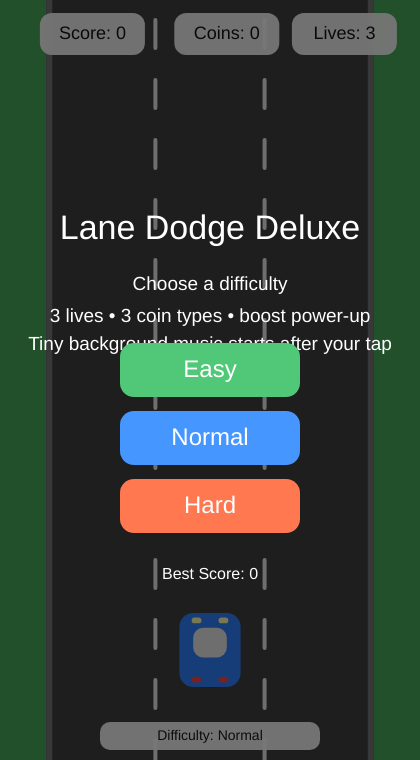
Frame 1 (no input)
Frame 60 (no input): identical to frame 1, image omitted
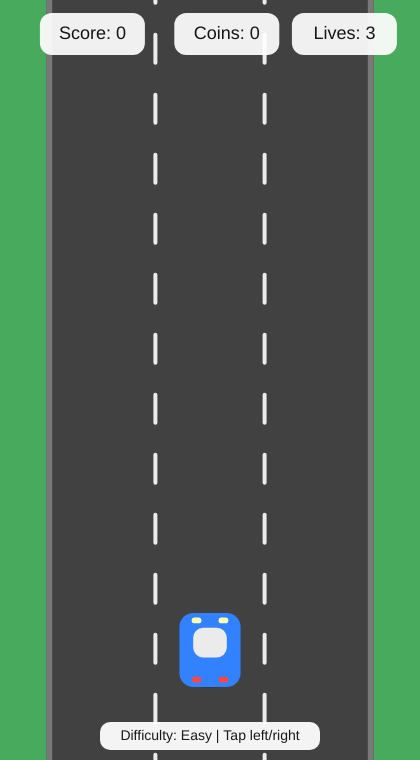
Frame 120 (the mouse pressed at the canvas centre since frame 60)

The p5.js sketch that drew these frames (run headless with seeded random() and noise() and a simulated clock; from frame 60 on, the mouse is pressed at the canvas centre):

// p5.js sketch
// ── sketch.js
const DIFFICULTIES = {
  Easy: {
    label: "Easy",
    speedBase: 3.3,
    obstacleGapBase: 68,
    minObstacleGap: 38,
    coinGap: 85,
    boostGap: 300
  },
  Normal: {
    label: "Normal",
    speedBase: 4.0,
    obstacleGapBase: 56,
    minObstacleGap: 30,
    coinGap: 95,
    boostGap: 380
  },
  Hard: {
    label: "Hard",
    speedBase: 4.8,
    obstacleGapBase: 48,
    minObstacleGap: 24,
    coinGap: 105,
    boostGap: 460
  }
};

let laneCount = 3;
let roadWidth;
let roadLeft;
let laneWidth;

let playerLane = 1;
let playerY;
let playerW;
let playerH;

let obstacles = [];
let coins = [];
let boosts = [];

let score = 0;
let coinsCollected = 0;
let lives = 3;
let bestScore = 0;

let gameState = "menu"; // menu, playing, gameover
let currentDifficulty = "Normal";
let settings = DIFFICULTIES.Normal;

let obstacleTimer = 0;
let coinTimer = 0;
let boostTimer = 0;
let roadLineOffset = 0;
let gameSpeed = 4;
let boostFrames = 0;
let hitCooldown = 0;

let difficultyButtons = [];
let restartButton = { x: 0, y: 0, w: 190, h: 56, label: "Restart" };
let menuButton = { x: 0, y: 0, w: 190, h: 50, label: "Main Menu" };

let audioCtx = null;
let musicIndex = 0;
let lastMusicFrame = 0;

function setup() {
  createCanvas(min(windowWidth, 420), min(windowHeight, 760));
  rectMode(CENTER);
  textAlign(CENTER, CENTER);
  setLayout();
  resetRound();
}

function setLayout() {
  roadWidth = width * 0.78;
  roadLeft = (width - roadWidth) / 2;
  laneWidth = roadWidth / laneCount;

  playerY = height - 110;
  playerW = laneWidth * 0.56;
  playerH = 74;

  difficultyButtons = [
    { x: width / 2, y: height / 2 - 10, w: 180, h: 54, label: "Easy" },
    { x: width / 2, y: height / 2 + 58, w: 180, h: 54, label: "Normal" },
    { x: width / 2, y: height / 2 + 126, w: 180, h: 54, label: "Hard" }
  ];

  restartButton.x = width / 2;
  restartButton.y = height / 2 + 92;

  menuButton.x = width / 2;
  menuButton.y = height / 2 + 155;
}

function resetRound() {
  playerLane = 1;
  obstacles = [];
  coins = [];
  boosts = [];

  score = 0;
  coinsCollected = 0;
  lives = 3;

  obstacleTimer = 0;
  coinTimer = 30;
  boostTimer = 120;
  roadLineOffset = 0;
  gameSpeed = settings.speedBase;
  boostFrames = 0;
  hitCooldown = 0;
  musicIndex = 0;
  lastMusicFrame = frameCount;
}

function startRound(difficultyName) {
  currentDifficulty = difficultyName;
  settings = DIFFICULTIES[difficultyName];
  resetRound();
  gameState = "playing";
  initAudio();
  playStartSound();
}

function draw() {
  drawWorld();

  if (gameState === "playing") {
    updateGame();
  }

  drawBoosts();
  drawCoins();
  drawObstacles();
  drawPlayer();
  drawHud();

  if (gameState === "menu") {
    drawMenuScreen();
  } else if (gameState === "gameover") {
    drawGameOverScreen();
  }
}

function updateGame() {
  gameSpeed = settings.speedBase + score * 0.025 + coinsCollected * 0.015;
  roadLineOffset += gameSpeed;

  obstacleTimer++;
  coinTimer++;
  boostTimer++;

  if (boostFrames > 0) {
    boostFrames--;
  }

  if (hitCooldown > 0) {
    hitCooldown--;
  }

  updateMusic();

  let obstacleGap = max(
    settings.minObstacleGap,
    settings.obstacleGapBase - floor(score * 0.12)
  );

  if (obstacleTimer >= obstacleGap) {
    spawnObstacle();
    obstacleTimer = 0;
  }

  if (coinTimer >= settings.coinGap) {
    spawnCoin();
    coinTimer = 0;
  }

  if (boostTimer >= settings.boostGap) {
    spawnBoost();
    boostTimer = 0;
  }

  for (let i = obstacles.length - 1; i >= 0; i--) {
    let obstacle = obstacles[i];
    obstacle.y += gameSpeed;

    if (isCarColliding(obstacle)) {
      if (boostFrames > 0) {
        obstacles.splice(i, 1);
        score += 2;
        playBoostSmashSound();
        continue;
      }

      if (hitCooldown === 0) {
        obstacles.splice(i, 1);
        loseLife();
        if (gameState !== "playing") {
          return;
        }
        continue;
      }
    }

    if (obstacle.y > height + 100) {
      obstacles.splice(i, 1);
      score += 1;
    }
  }

  for (let i = coins.length - 1; i >= 0; i--) {
    let coin = coins[i];
    coin.y += gameSpeed * 0.95;

    if (isCoinCollected(coin)) {
      coins.splice(i, 1);
      coinsCollected++;
      score += coin.value;
      playCoinSound(coin.pitch);
      continue;
    }

    if (coin.y > height + 60) {
      coins.splice(i, 1);
    }
  }

  for (let i = boosts.length - 1; i >= 0; i--) {
    let boost = boosts[i];
    boost.y += gameSpeed * 0.9;
    boost.spin += 0.12;

    if (isBoostCollected(boost)) {
      boosts.splice(i, 1);
      boostFrames = 180; // about 3 seconds
      playBoostSound();
      continue;
    }

    if (boost.y > height + 60) {
      boosts.splice(i, 1);
    }
  }
}

function loseLife() {
  lives--;
  hitCooldown = 55;
  playCrashSound();

  if (lives <= 0) {
    endGame();
  }
}

function endGame() {
  gameState = "gameover";
  bestScore = max(bestScore, score);
}

function spawnObstacle() {
  let styles = [
    { body: color(255, 90, 90), roof: color(255, 220, 220) },
    { body: color(255, 170, 60), roof: color(255, 235, 190) },
    { body: color(170, 90, 255), roof: color(230, 215, 255) },
    { body: color(70, 220, 150), roof: color(200, 255, 230) }
  ];

  let stylePick = random(styles);

  obstacles.push({
    lane: floor(random(laneCount)),
    y: -90,
    w: playerW * 0.95,
    h: playerH * 0.95,
    body: stylePick.body,
    roof: stylePick.roof
  });
}

function spawnCoin() {
  let roll = random();
  let type;

  if (roll < 0.65) {
    type = {
      label: "G",
      value: 5,
      outer: color(255, 215, 0),
      inner: color(255, 245, 140),
      textColor: color(120, 90, 0),
      pitch: 700
    };
  } else if (roll < 0.9) {
    type = {
      label: "B",
      value: 10,
      outer: color(90, 185, 255),
      inner: color(210, 240, 255),
      textColor: color(20, 80, 150),
      pitch: 880
    };
  } else {
    type = {
      label: "P",
      value: 20,
      outer: color(220, 90, 255),
      inner: color(250, 210, 255),
      textColor: color(120, 0, 120),
      pitch: 1040
    };
  }

  coins.push({
    lane: floor(random(laneCount)),
    y: -50,
    size: min(30, laneWidth * 0.34),
    wobble: random(TWO_PI),
    label: type.label,
    value: type.value,
    outer: type.outer,
    inner: type.inner,
    textColor: type.textColor,
    pitch: type.pitch
  });
}

function spawnBoost() {
  boosts.push({
    lane: floor(random(laneCount)),
    y: -60,
    size: min(34, laneWidth * 0.38),
    spin: random(TWO_PI)
  });
}

function drawWorld() {
  background(140, 210, 255);

  noStroke();
  fill(72, 170, 92);
  rect(width / 2, height / 2, width, height);

  fill(65);
  rect(width / 2, height / 2, roadWidth, height);

  fill(120);
  rect(roadLeft + 3, height / 2, 6, height);
  rect(roadLeft + roadWidth - 3, height / 2, 6, height);

  stroke(255, 230);
  strokeWeight(4);
  for (let i = 1; i < laneCount; i++) {
    let x = roadLeft + laneWidth * i;
    for (let y = -40 + (roadLineOffset % 60); y < height + 40; y += 60) {
      line(x, y, x, y + 28);
    }
  }
  noStroke();
}

function drawPlayer() {
  let x = laneCenter(playerLane);

  if (boostFrames > 0) {
    fill(80, 255, 255, 70 + sin(frameCount * 0.3) * 20);
    ellipse(x, playerY, playerW * 1.7, playerH * 1.5);
  }

  if (hitCooldown > 0 && frameCount % 10 < 5) {
    return;
  }

  let bodyColor = color(50, 130, 255);
  let roofColor = color(235);

  if (boostFrames > 0) {
    bodyColor = color(0, 220, 255);
    roofColor = color(240, 255, 255);
  }

  drawCar(x, playerY, playerW, playerH, bodyColor, roofColor);
}

function drawObstacles() {
  for (let obstacle of obstacles) {
    let x = laneCenter(obstacle.lane);
    drawCar(x, obstacle.y, obstacle.w, obstacle.h, obstacle.body, obstacle.roof);
  }
}

function drawCar(x, y, w, h, bodyColor, roofColor) {
  fill(0, 40);
  ellipse(x, y + h * 0.42, w * 0.8, h * 0.18);

  fill(bodyColor);
  rect(x, y, w, h, 14);

  fill(roofColor);
  rect(x, y - h * 0.1, w * 0.55, h * 0.4, 10);

  fill(255, 255, 180);
  rect(x - w * 0.22, y - h * 0.4, w * 0.16, h * 0.08, 4);
  rect(x + w * 0.22, y - h * 0.4, w * 0.16, h * 0.08, 4);

  fill(255, 70, 70);
  rect(x - w * 0.22, y + h * 0.4, w * 0.16, h * 0.08, 4);
  rect(x + w * 0.22, y + h * 0.4, w * 0.16, h * 0.08, 4);
}

function drawCoins() {
  for (let coin of coins) {
    let x = laneCenter(coin.lane);
    let y = coin.y + sin(frameCount * 0.18 + coin.wobble) * 4;

    fill(coin.outer);
    ellipse(x, y, coin.size, coin.size);

    fill(coin.inner);
    ellipse(x, y, coin.size * 0.56, coin.size * 0.56);

    fill(coin.textColor);
    textSize(coin.size * 0.42);
    text(coin.label, x, y + 1);
  }
}

function drawBoosts() {
  for (let boost of boosts) {
    let x = laneCenter(boost.lane);
    let y = boost.y;
    let s = boost.size;

    push();
    translate(x, y);
    rotate(boost.spin);
    fill(0, 255, 255);
    rect(0, 0, s, s, 8);
    fill(255);
    textSize(s * 0.48);
    text("B", 0, 1);
    pop();
  }
}

function drawHud() {
  fill(255, 235);
  rect(width * 0.22, 34, 105, 42, 12);
  rect(width * 0.54, 34, 105, 42, 12);
  rect(width * 0.82, 34, 105, 42, 12);

  fill(20);
  textSize(18);
  text("Score: " + score, width * 0.22, 34);
  text("Coins: " + coinsCollected, width * 0.54, 34);
  text("Lives: " + lives, width * 0.82, 34);

  fill(255, 240);
  rect(width / 2, height - 24, 220, 28, 10);
  fill(25);
  textSize(14);

  if (gameState === "playing") {
    if (boostFrames > 0) {
      text(
        "Difficulty: " + currentDifficulty + " | BOOST ON",
        width / 2,
        height - 24
      );
    } else {
      text(
        "Difficulty: " + currentDifficulty + " | Tap left/right",
        width / 2,
        height - 24
      );
    }
  } else {
    text("Difficulty: " + currentDifficulty, width / 2, height - 24);
  }
}

function drawMenuScreen() {
  fill(0, 0, 0, 135);
  rect(width / 2, height / 2, width, height);

  fill(255);
  textSize(34);
  text("Lane Dodge Deluxe", width / 2, height / 2 - 150);

  textSize(19);
  text("Choose a difficulty", width / 2, height / 2 - 95);
  text("3 lives • 3 coin types • boost power-up", width / 2, height / 2 - 63);
  text("Tiny background music starts after your tap", width / 2, height / 2 - 35);

  for (let button of difficultyButtons) {
    let buttonColor;
    if (button.label === "Easy") {
      buttonColor = color(80, 200, 120);
    } else if (button.label === "Normal") {
      buttonColor = color(70, 150, 255);
    } else {
      buttonColor = color(255, 120, 80);
    }
    drawButton(button, buttonColor);
  }

  fill(255);
  textSize(16);
  text("Best Score: " + bestScore, width / 2, height / 2 + 195);
}

function drawGameOverScreen() {
  fill(0, 0, 0, 145);
  rect(width / 2, height / 2, width, height);

  fill(255);
  textSize(38);
  text("Game Over", width / 2, height / 2 - 78);

  textSize(22);
  text("Final Score: " + score, width / 2, height / 2 - 28);
  text("Coins Collected: " + coinsCollected, width / 2, height / 2 + 4);
  text("Difficulty: " + currentDifficulty, width / 2, height / 2 + 36);
  text("Best Score: " + bestScore, width / 2, height / 2 + 68);

  drawButton(restartButton, color(50, 200, 120));
  drawButton(menuButton, color(90, 140, 255));
}

function drawButton(button, buttonColor) {
  fill(buttonColor);
  rect(button.x, button.y, button.w, button.h, 14);
  fill(255);
  textSize(24);
  text(button.label, button.x, button.y);
}

function laneCenter(laneNumber) {
  return roadLeft + laneWidth * laneNumber + laneWidth / 2;
}

function isCarColliding(obstacle) {
  let playerX = laneCenter(playerLane);
  let obstacleX = laneCenter(obstacle.lane);

  let hitOnX = abs(playerX - obstacleX) < (playerW * 0.8 + obstacle.w * 0.8) / 2;
  let hitOnY = abs(playerY - obstacle.y) < (playerH * 0.82 + obstacle.h * 0.82) / 2;

  return hitOnX && hitOnY;
}

function isCoinCollected(coin) {
  let playerX = laneCenter(playerLane);
  let coinX = laneCenter(coin.lane);

  return dist(playerX, playerY, coinX, coin.y) < playerW * 0.35 + coin.size * 0.4;
}

function isBoostCollected(boost) {
  let playerX = laneCenter(playerLane);
  let boostX = laneCenter(boost.lane);

  return dist(playerX, playerY, boostX, boost.y) < playerW * 0.35 + boost.size * 0.42;
}

function pointInButton(x, y, button) {
  return (
    x > button.x - button.w / 2 &&
    x < button.x + button.w / 2 &&
    y > button.y - button.h / 2 &&
    y < button.y + button.h / 2
  );
}

function handleTap(x, y) {
  initAudio();

  if (gameState === "menu") {
    for (let button of difficultyButtons) {
      if (pointInButton(x, y, button)) {
        startRound(button.label);
        return false;
      }
    }
    return false;
  }

  if (gameState === "gameover") {
    if (pointInButton(x, y, restartButton)) {
      startRound(currentDifficulty);
      return false;
    }

    if (pointInButton(x, y, menuButton)) {
      resetRound();
      gameState = "menu";
      return false;
    }

    return false;
  }

  if (x < width / 2) {
    if (playerLane > 0) {
      playerLane--;
      playMoveSound();
    }
  } else {
    if (playerLane < laneCount - 1) {
      playerLane++;
      playMoveSound();
    }
  }

  return false;
}

function mousePressed() {
  return handleTap(mouseX, mouseY);
}

function touchStarted() {
  if (touches.length > 0) {
    return handleTap(touches[0].x, touches[0].y);
  }
  return false;
}

function windowResized() {
  resizeCanvas(min(windowWidth, 420), min(windowHeight, 760));
  setLayout();
}

function initAudio() {
  if (!audioCtx) {
    let AudioThing = window.AudioContext || window.webkitAudioContext;
    if (AudioThing) {
      audioCtx = new AudioThing();
    }
  }

  if (audioCtx && audioCtx.state === "suspended") {
    audioCtx.resume();
  }
}

function playBeep(freq, duration, type, volume, delay) {
  if (!audioCtx) {
    return;
  }

  let startTime = audioCtx.currentTime + delay;

  let osc = audioCtx.createOscillator();
  let gain = audioCtx.createGain();

  osc.type = type;
  osc.frequency.setValueAtTime(freq, startTime);

  gain.gain.setValueAtTime(volume, startTime);
  gain.gain.exponentialRampToValueAtTime(0.0001, startTime + duration);

  osc.connect(gain);
  gain.connect(audioCtx.destination);

  osc.start(startTime);
  osc.stop(startTime + duration);
}

function updateMusic() {
  if (!audioCtx) {
    return;
  }

  if (frameCount - lastMusicFrame >= 22) {
    let notes = [262, 330, 392, 330, 294, 349, 440, 349];
    playBeep(notes[musicIndex % notes.length], 0.11, "triangle", 0.006, 0);
    musicIndex++;
    lastMusicFrame = frameCount;
  }
}

function playMoveSound() {
  playBeep(320, 0.05, "square", 0.015, 0);
}

function playCoinSound(pitch) {
  playBeep(pitch, 0.05, "triangle", 0.022, 0);
  playBeep(pitch * 1.22, 0.07, "triangle", 0.016, 0.05);
}

function playCrashSound() {
  playBeep(220, 0.08, "sawtooth", 0.03, 0);
  playBeep(140, 0.15, "sawtooth", 0.03, 0.08);
}

function playBoostSound() {
  playBeep(520, 0.05, "square", 0.02, 0);
  playBeep(760, 0.05, "square", 0.02, 0.05);
  playBeep(980, 0.08, "triangle", 0.018, 0.1);
}

function playBoostSmashSound() {
  playBeep(180, 0.04, "square", 0.02, 0);
  playBeep(240, 0.05, "square", 0.018, 0.03);
}

function playStartSound() {
  playBeep(400, 0.05, "triangle", 0.02, 0);
  playBeep(520, 0.06, "triangle", 0.02, 0.06);
}

// ── style.css
html, body {
  margin: 0;
  padding: 0;
  background: #111;
  overflow: hidden;
}

canvas {
  display: block;
  margin: 0 auto;
}
